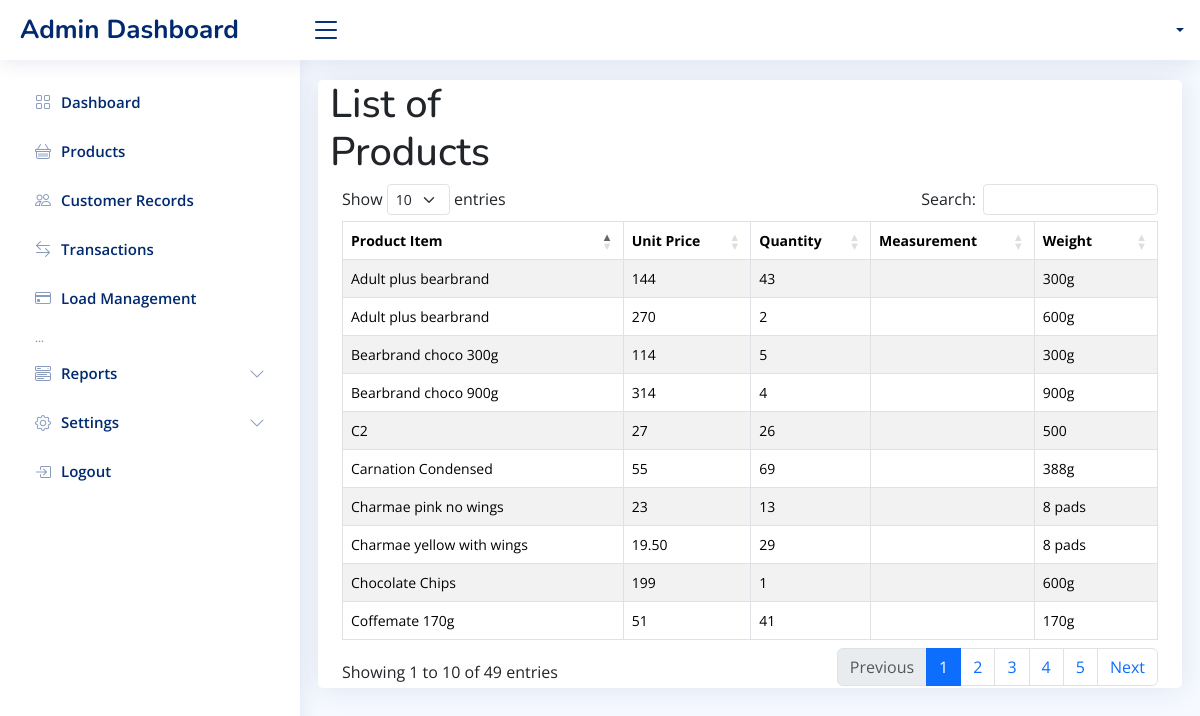
Page /reports/listofProducts.php on the committed database.
### tables this page shows
CREATE TABLE `products` (
  `id` int(255) NOT NULL AUTO_INCREMENT,
  `image` blob NOT NULL,
  `item` varchar(255) NOT NULL,
  `unit_price` varchar(255) NOT NULL,
  `quantity` varchar(255) NOT NULL,
  `category_id` int(25) unsigned NOT NULL,
  `weight` varchar(255) NOT NULL,
  `total_cost` varchar(255) NOT NULL,
  `barcode` varchar(255) NOT NULL,
  PRIMARY KEY (`id`),
  KEY `category_id` (`category_id`)
);

### reports/listofProducts.php (the view, shortened to what this page needs)
<?php
include "../db_conn.php";
$sql = "SELECT * FROM products";
$result = $con->query($sql);
include '../includes/header.php';
include '../includes/navbar.php';
include '../includes/sidebar.php';
?>
<main id="main" class="main">
    <section class="section dashboard">
        <div class="row">
            <div class="card">
                <div class="col-md-4">
                    <h1 class="page-header">List of Products</h1>
                </div>
                <div class="container">
                    <table id="example" class="table table-striped table-bordered table-hover">
                        <thead class="thead-dark">
                            <tr>
                                <th scope="col">Product Item</th>
                                <th scope="col">Unit Price</th>
                                <th scope="col">Quantity</th>
                                <th scope="col">Measurement</th>
                                <th scope="col">Weight</th>
                            </tr>
                        </thead>
                        <tbody>
                            <?php while ($product = $result->fetch_assoc()) { ?>
                                <tr>
                                <td><?php echo $product["item"]; ?></td>
                                    <td><?php echo $product["unit_price"]; ?></td>
                                    <td><?php echo $product["quantity"]; ?></td>
                                    <td><?php echo $product["measurements"]; ?></td>
                                    <td><?php echo $product["weight"]; ?></td>
                                </tr>
                            <?php } ?>
                        </tbody>
                    </table>
                </div>
            </div>
        </div>
    </section>
</main>
<?php include '../includes/footer.php'; ?>
<link rel="stylesheet" href="https://cdnjs.cloudflare.com/ajax/libs/font-awesome/5.15.1/css/all.min.css">
<link rel="stylesheet" href="https://cdn.datatables.net/1.13.7/css/dataTables.bootstrap5.min.css">

### assets/css/style.css (style rules this page uses)
:root { scroll-behavior: smooth; }
body { font-family: "Open Sans", sans-serif; background: #f6f9ff; color: #444444; }
h1, h2, h3, h4, h5, h6 { font-family: "Nunito", sans-serif; }
#main { margin-top: 60px; padding: 20px 30px; transition: all 0.3s; }
.card { margin-bottom: 30px; border: none; border-radius: 5px; box-shadow: 0px 0 30px rgba(1, 41, 112, 0.1); }
@media (min-width: 1200px) { #main, #footer { margin-left: 300px; } }

### reports/listofProducts.php (style rules this page uses)
.table th, .table td { font-size: 14px; padding: 8px; }

### rows in the picture
products: item "Charmae pink no wings", unit_price "23", quantity "13", weight "8 pads"
products: item "Charmae yellow with wings", unit_price "19.50", quantity "29", weight "8 pads"
products: item "C2", unit_price "27", quantity "26", weight "500"
products: item "Carnation Condensed", unit_price "55", quantity "69", weight "388g"
products: item "Coffemate 170g", unit_price "51", quantity "41", weight "170g"
products: item "Chocolate Chips", unit_price "199", quantity "1", weight "600g"
products: item "Adult plus bearbrand", unit_price "144", quantity "43", weight "300g"
products: item "Adult plus bearbrand", unit_price "270", quantity "2", weight "600g"
products: item "Bearbrand choco 900g", unit_price "314", quantity "4", weight "900g"
products: item "Bearbrand choco 300g", unit_price "114", quantity "5", weight "300g"
